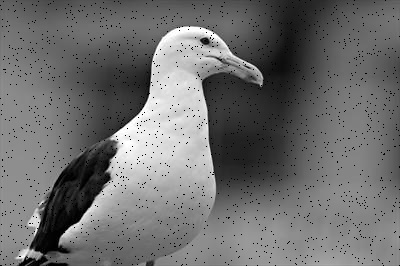
//> input picture exp4/pic3.jpg, 400 x 266 px
$ ./item3   (built with g++ and OpenCV 4)
//> lines starting //> are read from the running program, lines starting //| are printed output that depends on the picture
//> further down, I is the input picture: 266 rows x 400 cols, CV_8UC1; min 0, max 255, mean 110.8
#include <iostream>
#include <opencv2/opencv.hpp>
#include <opencv2/highgui.hpp>
#include <opencv2/imgproc.hpp>
/*
 *  3. 编写一个中值平滑函数MedianSmooth(),需要使用OpenCV的sort()函数
 *  参考书P158
 *
 */

using namespace std;
using namespace cv;

Mat medianSmooth(const Mat & I, Size size, int borderType = BORDER_DEFAULT){
//> called with size = Size(17, 17), borderType = 4
    CV_Assert(I.type() == CV_8UC1);
    int H = size.height;
//> H = 17
    int W = size.width;
//> W = 17
    // 窗口的高、宽均为奇数，一般设置两者是相同的
    CV_Assert(H > 0 && W > 0);
    CV_Assert(H % 2 == 1 && W % 2 ==1);
    // 对原图像矩阵进行边界扩充，省去判断边界的问题
    int h = (H - 1) / 2;
//> h = 8
    int w = (W - 1) / 2;
//> w = 8
    Mat Ip;
    copyMakeBorder(I, Ip, h, h, w, w, borderType);
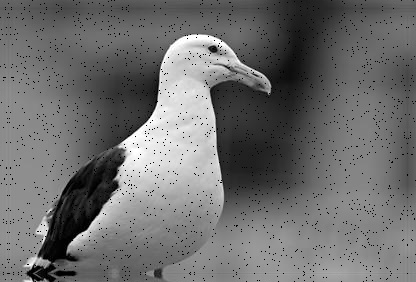
//> Ip: 282 rows x 416 cols, CV_8UC1; min 0, max 255, mean 110.4
    // 输入图像的高、宽
    int rows = I.rows;
//> rows = 266
    int cols = I.cols;
//> cols = 400
    // 中值平滑后的输出图像
    Mat medianI(I.size(), CV_8UC1);
    int i = 0, j = 0;
    // 中数的位置
    int index = (H*W - 1) / 2;
//> index = 144
    for (int r = h; r < h + rows; r++){
        for (int c = w; c < w + cols; c++){
            // 取当前位置为中心、大小为size的邻域
            Mat region = Ip(Rect(c-w, r-h, W, H)).clone();
            // 将该邻域转换成行矩阵
            region = region.reshape(1, 1);
            // 排序
            cv::sort(region, region, CV_SORT_EVERY_ROW);
            // 取中数
            uchar mValue = region.at<uchar>(0, index);
            medianI.at<uchar>(i, j) = mValue;
            j++;
        }
        i++;
        j = 0;
    }
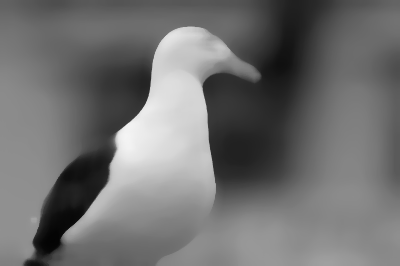
//> medianI: 266 rows x 400 cols, CV_8UC1; min 3, max 244, mean 112.3
//> after the loop, j = 0; i = 266
    return medianI;
}


// 编写一个中值平滑函数MedianSmooth()，并使用
int main(int argc, const char * argv[]) {

    Mat I = imread("/Users/dddwj/ownCloud/mac/备份/学习/1笔记/201902学期/计算机图像处理/LearnOpenCV/exp4/pic3.jpg", CV_LOAD_IMAGE_GRAYSCALE);
    if(!I.data){
        cout << "Can't open image!" << endl;
        return -1;
    }
    imshow("raw", I);

    Mat O = medianSmooth(I, Size(17,17));
    imshow("MedianSmooth", O);


    waitKey(0);
    return 0;
}
